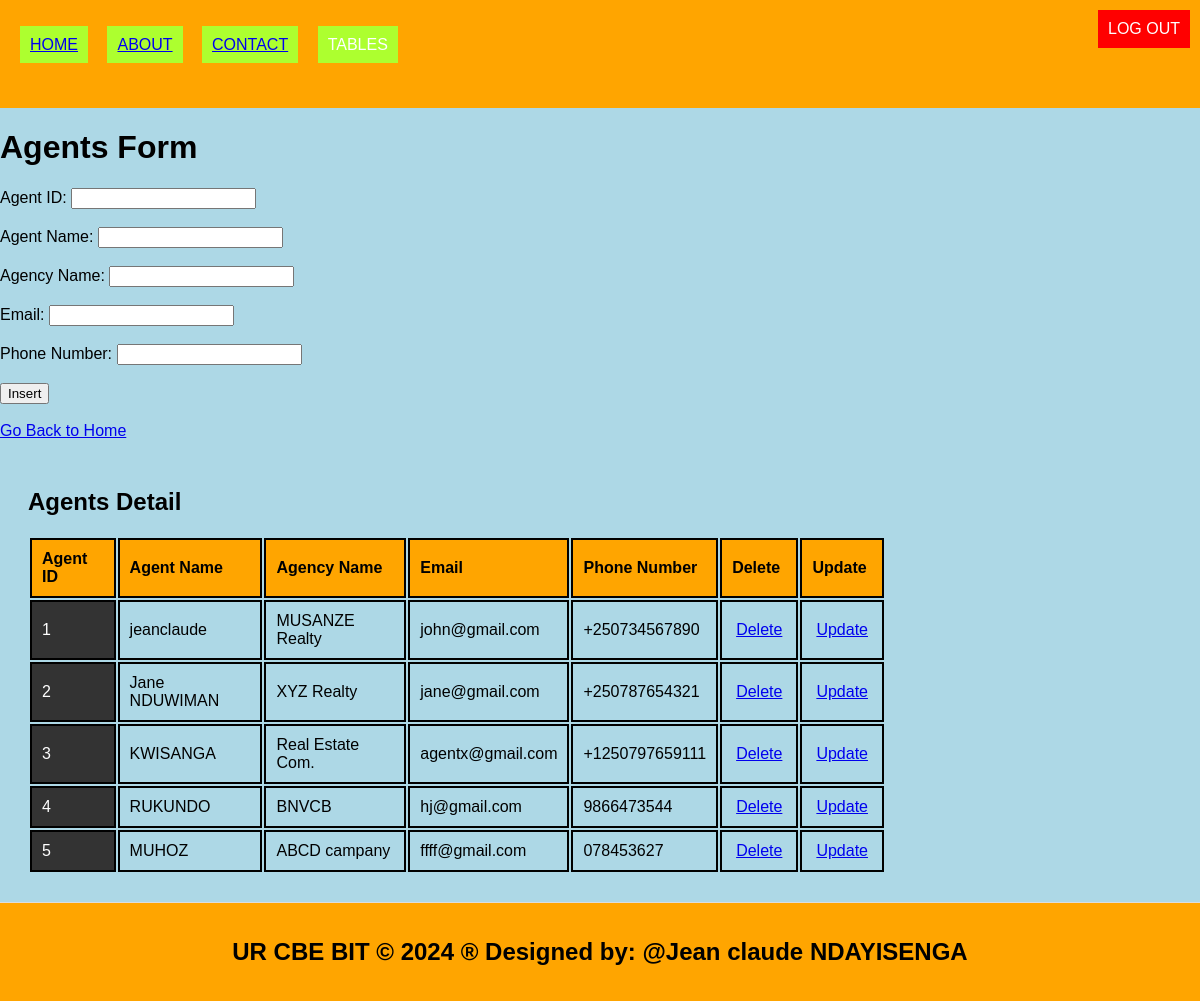
Screenshot of /agents.php with the database file from the repository.
### tables this page shows
CREATE TABLE `agents` (
  `agent_id` int(11) NOT NULL,
  `agent_name` varchar(100) NOT NULL,
  `agency_name` varchar(255) DEFAULT NULL,
  `email` varchar(100) NOT NULL,
  `phone_number` varchar(20) DEFAULT NULL
);

### agents.php (the view, shortened to what this page needs)
<!DOCTYPE html>
<html lang="en">
<head>
  <link rel="stylesheet" type="text/css" href="style.css">
</head>
<body style="background-color: lightblue;">
  <header>
    <a class="logout"href="logout.php" style="padding: 10px; color: white; background: red; text-decoration: none;">LOG OUT</a>
    <ul style="list-style-type: none; padding: 0;">
      <li style="display: inline; margin-right: 10px;">
        <ul style="list-style-type: none; padding: 0;">
          <li style="display: inline; margin-right: 8px;padding: 10px; color: white; background-color: greenyellow; text-decoration: none; margin-right: 15px;"><a href="./home.html">HOME</a></li>
          <li style="display: inline; margin-right: 10px;padding: 10px; color: white; background-color: greenyellow; text-decoration: none; margin-right: 15px;"><a href="./about.html">ABOUT</a></li>
          <li style="display: inline; margin-right: 10px;padding: 10px; color: white; background-color: greenyellow; text-decoration: none; margin-right: 15px;"><a href="./contact.html">CONTACT</a></li>
          <li class="dropdown" style="display: inline;">
            <a href="#" style="padding: 10px; color: white; background-color: greenyellow; text-decoration: none; margin-right: 15px;"> TABLES </a>
          </li>
        </ul>
      </li>
    </ul>
  </header>
  <body style="background-color: yellowgreen;">
    <h1>Agents Form</h1>
    <form method="post" onsubmit="return confirmInsert();">
      <label for="agent_id">Agent ID:</label>
      <input type="number" id="agent_id" name="agent_id" required><br><br>
      <label for="agent_name">Agent Name:</label>
      <input type="text" id="agent_name" name="agent_name" required><br><br>
      <label for="agency_name">Agency Name:</label>
      <input type="text" id="agency_name" name="agency_name" required><br><br>
      <label for="email">Email:</label>
      <input type="email" id="email" name="email" required><br><br>
      <label for="phone_number">Phone Number:</label>
      <input type="text" id="phone_number" name="phone_number" required><br><br>
      <input type="submit" name="add" value="Insert"><br><br>
      <a href="./home.html">Go Back to Home</a>
    </form>
    <?php
    include('database_connection.php');
    ?>
    <section>
      <h2>Agents Detail</h2>
      <table>
        <tr>
          <th>Agent ID</th>
          <th>Agent Name</th>
          <th>Agency Name</th>
          <th>Email</th>
          <th>Phone Number</th>
          <th>Delete</th>
          <th>Update</th>
        </tr>
        <?php
        $sql = "SELECT * FROM agents";
        $result = $connection->query($sql);
        if ($result->num_rows > 0) {
          while ($row = $result->fetch_assoc()) {
            echo "<tr>
              <td>{$row['agent_id']}</td>
              <td>{$row['agent_name']}</td>
              <td>{$row['agency_name']}</td>
              <td>{$row['email']}</td>
              <td>{$row['phone_number']}</td>
              <td><a style='padding:4px' href='delete_agent.php?agent_id={$row['agent_id']}'>Delete</a></td>
              <td><a style='padding:4px' href='update_agent.php?agent_id={$row['agent_id']}'>Update</a></td>
            </tr>";
          }
        } else {
          echo "<tr><td colspan='7'>No data found</td></tr>";
        }
        ?>
      </table>
    </section>
    <footer>
      <h2>UR CBE BIT &copy; 2024 &reg; Designed by: @Jean claude NDAYISENGA</h2>
    </footer>
  </body>
</html>

### style.css (style rules this page uses)
body { font-family: Arial, sans-serif; margin: 0; padding: 0; }
.dropdown { position: relative; display: none; margin-right: 15px; }
body { font-family: Arial,sans-serif; margin:0; padding:0; }
header { background-color:orange; padding: 20px; }
footer { text-align: center; padding: 15px; background-color:orange; }
.dropdown { position: right; display:right; direction:rtl; }
section { padding:28px; border-bottom: 1px solid #ddd; }

### agents.php (style rules this page uses)
.logout { position: absolute; top: 10px; right: 10px; }
table { width: 75%; border-collapse: revert; }
td:first-child { background-color: #333333; color: #ffffff; }
td { padding: 8px; border-bottom: 1px solid #dddddd; }
th, td { border: 2px solid black; padding: 10px; text-align: left; }
th { background-color: orange; }

### rows the page displays
agents: agent_id "1", agent_name "jeanclaude", agency_name "MUSANZE Realty", email "john@gmail.com", phone_number "+250734567890"
agents: agent_id "2", agent_name "Jane NDUWIMAN", agency_name "XYZ Realty", email "jane@gmail.com", phone_number "+250787654321"
agents: agent_id "3", agent_name "KWISANGA", agency_name "Real Estate Com.", email "agentx@gmail.com", phone_number "+1250797659111"
agents: agent_id "4", agent_name "RUKUNDO", agency_name "BNVCB", email "hj@gmail.com", phone_number "9866473544"
agents: agent_id "5", agent_name "MUHOZ", agency_name "ABCD campany", email "ffff@gmail.com", phone_number "078453627"
